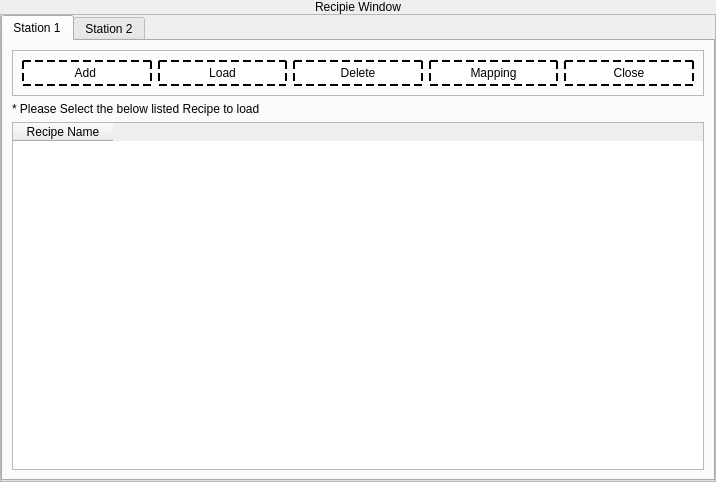
<?xml version="1.0" encoding="UTF-8"?>
<ui version="4.0">
 <class>RecipipWindow</class>
 <widget class="QWidget" name="RecipipWindow">
  <property name="windowModality">
   <enum>Qt::ApplicationModal</enum>
  </property>
  <property name="geometry">
   <rect>
    <x>0</x>
    <y>0</y>
    <width>716</width>
    <height>482</height>
   </rect>
  </property>
  <property name="windowTitle">
   <string>Recipe Window</string>
  </property>
  <layout class="QVBoxLayout" name="verticalLayout">
   <property name="spacing">
    <number>0</number>
   </property>
   <property name="leftMargin">
    <number>0</number>
   </property>
   <property name="topMargin">
    <number>0</number>
   </property>
   <property name="rightMargin">
    <number>0</number>
   </property>
   <property name="bottomMargin">
    <number>0</number>
   </property>
   <item alignment="Qt::AlignTop">
    <widget class="QLabel" name="label">
     <property name="styleSheet">
      <string notr="true">QLabel{
	font: 700 16pt &quot;Cascadia Mono&quot;;
}</string>
     </property>
     <property name="text">
      <string>Recipie Window</string>
     </property>
     <property name="alignment">
      <set>Qt::AlignCenter</set>
     </property>
    </widget>
   </item>
   <item>
    <widget class="QFrame" name="frame">
     <property name="sizePolicy">
      <sizepolicy hsizetype="Preferred" vsizetype="Expanding">
       <horstretch>0</horstretch>
       <verstretch>0</verstretch>
      </sizepolicy>
     </property>
     <property name="frameShape">
      <enum>QFrame::StyledPanel</enum>
     </property>
     <property name="frameShadow">
      <enum>QFrame::Raised</enum>
     </property>
     <layout class="QVBoxLayout" name="verticalLayout_2">
      <property name="spacing">
       <number>0</number>
      </property>
      <property name="leftMargin">
       <number>0</number>
      </property>
      <property name="topMargin">
       <number>0</number>
      </property>
      <property name="rightMargin">
       <number>0</number>
      </property>
      <property name="bottomMargin">
       <number>0</number>
      </property>
      <item>
       <widget class="QTabWidget" name="tabWidget">
        <property name="currentIndex">
         <number>0</number>
        </property>
        <widget class="QWidget" name="tab">
         <attribute name="title">
          <string>Station 1</string>
         </attribute>
         <layout class="QVBoxLayout" name="verticalLayout_3">
          <item>
           <widget class="QFrame" name="frame_2">
            <property name="styleSheet">
             <string notr="true">QPushButton{
	border:2px dashed black;
	padding:4px;
	border-radius:20%;
	background-color: rgb(255, 255, 255);
}
QPushButton::hover{
	border:2px dashed black;
	padding:4px;
	border-radius:20%;
	background-color: rgb(255, 245, 134);
}</string>
            </property>
            <property name="frameShape">
             <enum>QFrame::StyledPanel</enum>
            </property>
            <property name="frameShadow">
             <enum>QFrame::Raised</enum>
            </property>
            <layout class="QHBoxLayout" name="horizontalLayout">
             <item>
              <widget class="QPushButton" name="pushButton">
               <property name="text">
                <string>Add </string>
               </property>
               <property name="icon">
                <iconset resource="asset.qrc">
                 <normaloff>:/Icons/Assets/icons/icons8-add-96.png</normaloff>:/Icons/Assets/icons/icons8-add-96.png</iconset>
               </property>
               <property name="iconSize">
                <size>
                 <width>40</width>
                 <height>40</height>
                </size>
               </property>
              </widget>
             </item>
             <item>
              <widget class="QPushButton" name="pushButton_2">
               <property name="text">
                <string>Load</string>
               </property>
               <property name="icon">
                <iconset resource="asset.qrc">
                 <normaloff>:/Icons/Assets/icons/icons8-refresh-96.png</normaloff>:/Icons/Assets/icons/icons8-refresh-96.png</iconset>
               </property>
               <property name="iconSize">
                <size>
                 <width>40</width>
                 <height>40</height>
                </size>
               </property>
              </widget>
             </item>
             <item>
              <widget class="QPushButton" name="pushButton_10">
               <property name="text">
                <string>Delete</string>
               </property>
               <property name="icon">
                <iconset resource="asset.qrc">
                 <normaloff>:/Icons/Assets/icons/icons8-delete-200.png</normaloff>:/Icons/Assets/icons/icons8-delete-200.png</iconset>
               </property>
               <property name="iconSize">
                <size>
                 <width>40</width>
                 <height>40</height>
                </size>
               </property>
              </widget>
             </item>
             <item>
              <widget class="QPushButton" name="pushButton_7">
               <property name="text">
                <string>Mapping</string>
               </property>
               <property name="icon">
                <iconset resource="asset.qrc">
                 <normaloff>:/Icons/Assets/icons/icons8-data-mapping-96.png</normaloff>:/Icons/Assets/icons/icons8-data-mapping-96.png</iconset>
               </property>
               <property name="iconSize">
                <size>
                 <width>40</width>
                 <height>40</height>
                </size>
               </property>
              </widget>
             </item>
             <item>
              <widget class="QPushButton" name="pushButton_3">
               <property name="text">
                <string>Close</string>
               </property>
               <property name="icon">
                <iconset resource="asset.qrc">
                 <normaloff>:/Icons/Assets/icons/icons8-cross-64.png</normaloff>:/Icons/Assets/icons/icons8-cross-64.png</iconset>
               </property>
               <property name="iconSize">
                <size>
                 <width>40</width>
                 <height>40</height>
                </size>
               </property>
              </widget>
             </item>
            </layout>
           </widget>
          </item>
          <item>
           <widget class="QLabel" name="label_2">
            <property name="text">
             <string>* Please Select the below listed Recipe to load </string>
            </property>
           </widget>
          </item>
          <item>
           <widget class="QTableWidget" name="tableWidget">
            <property name="editTriggers">
             <set>QAbstractItemView::NoEditTriggers</set>
            </property>
            <column>
             <property name="text">
              <string>Recipe Name</string>
             </property>
            </column>
           </widget>
          </item>
         </layout>
        </widget>
        <widget class="QWidget" name="tab_2">
         <attribute name="title">
          <string>Station 2</string>
         </attribute>
         <layout class="QVBoxLayout" name="verticalLayout_4">
          <item>
           <widget class="QFrame" name="frame_3">
            <property name="styleSheet">
             <string notr="true">QPushButton{
	border:2px dashed black;
	padding:4px;
	border-radius:20%;
	background-color: rgb(255, 255, 255);
}
QPushButton::hover{
	border:2px dashed black;
	padding:4px;
	border-radius:20%;
	background-color: rgb(255, 245, 134);
}</string>
            </property>
            <property name="frameShape">
             <enum>QFrame::StyledPanel</enum>
            </property>
            <property name="frameShadow">
             <enum>QFrame::Raised</enum>
            </property>
            <layout class="QHBoxLayout" name="horizontalLayout_2">
             <item>
              <widget class="QPushButton" name="pushButton_4">
               <property name="text">
                <string>Add </string>
               </property>
               <property name="icon">
                <iconset resource="asset.qrc">
                 <normaloff>:/Icons/Assets/icons/icons8-add-96.png</normaloff>:/Icons/Assets/icons/icons8-add-96.png</iconset>
               </property>
               <property name="iconSize">
                <size>
                 <width>40</width>
                 <height>40</height>
                </size>
               </property>
              </widget>
             </item>
             <item>
              <widget class="QPushButton" name="pushButton_5">
               <property name="text">
                <string>Load</string>
               </property>
               <property name="icon">
                <iconset resource="asset.qrc">
                 <normaloff>:/Icons/Assets/icons/icons8-refresh-96.png</normaloff>:/Icons/Assets/icons/icons8-refresh-96.png</iconset>
               </property>
               <property name="iconSize">
                <size>
                 <width>40</width>
                 <height>40</height>
                </size>
               </property>
              </widget>
             </item>
             <item>
              <widget class="QPushButton" name="pushButton_9">
               <property name="text">
                <string>Delete</string>
               </property>
               <property name="icon">
                <iconset resource="asset.qrc">
                 <normaloff>:/Icons/Assets/icons/icons8-delete-200.png</normaloff>:/Icons/Assets/icons/icons8-delete-200.png</iconset>
               </property>
               <property name="iconSize">
                <size>
                 <width>40</width>
                 <height>40</height>
                </size>
               </property>
              </widget>
             </item>
             <item>
              <widget class="QPushButton" name="pushButton_8">
               <property name="text">
                <string>Mapping</string>
               </property>
               <property name="icon">
                <iconset resource="asset.qrc">
                 <normaloff>:/Icons/Assets/icons/icons8-data-mapping-96.png</normaloff>:/Icons/Assets/icons/icons8-data-mapping-96.png</iconset>
               </property>
               <property name="iconSize">
                <size>
                 <width>40</width>
                 <height>40</height>
                </size>
               </property>
              </widget>
             </item>
             <item>
              <widget class="QPushButton" name="pushButton_6">
               <property name="text">
                <string>Close</string>
               </property>
               <property name="icon">
                <iconset resource="asset.qrc">
                 <normaloff>:/Icons/Assets/icons/icons8-cross-64.png</normaloff>:/Icons/Assets/icons/icons8-cross-64.png</iconset>
               </property>
               <property name="iconSize">
                <size>
                 <width>40</width>
                 <height>40</height>
                </size>
               </property>
              </widget>
             </item>
            </layout>
           </widget>
          </item>
          <item>
           <widget class="QLabel" name="label_3">
            <property name="text">
             <string>* Please Select the below listed Recipe to load </string>
            </property>
           </widget>
          </item>
          <item>
           <widget class="QTableWidget" name="tableWidget_2">
            <property name="editTriggers">
             <set>QAbstractItemView::NoEditTriggers</set>
            </property>
            <column>
             <property name="text">
              <string>Recipe Name</string>
             </property>
            </column>
           </widget>
          </item>
         </layout>
        </widget>
       </widget>
      </item>
     </layout>
    </widget>
   </item>
  </layout>
 </widget>
 <resources>
  <include location="asset.qrc"/>
 </resources>
 <connections>
  <connection>
   <sender>pushButton_3</sender>
   <signal>clicked()</signal>
   <receiver>RecipipWindow</receiver>
   <slot>close()</slot>
   <hints>
    <hint type="sourcelabel">
     <x>653</x>
     <y>109</y>
    </hint>
    <hint type="destinationlabel">
     <x>721</x>
     <y>89</y>
    </hint>
   </hints>
  </connection>
  <connection>
   <sender>pushButton_6</sender>
   <signal>clicked()</signal>
   <receiver>RecipipWindow</receiver>
   <slot>close()</slot>
   <hints>
    <hint type="sourcelabel">
     <x>650</x>
     <y>97</y>
    </hint>
    <hint type="destinationlabel">
     <x>720</x>
     <y>76</y>
    </hint>
   </hints>
  </connection>
 </connections>
</ui>
